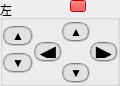
       <widget class="QGroupBox" name="GROUP_LEFT_MANIP">
        <property name="geometry">
         <rect>
          <x>2</x>
          <y>26</y>
          <width>120</width>
          <height>86</height>
         </rect>
        </property>
        <property name="font">
         <font>
          <pointsize>9</pointsize>
          <bold>false</bold>
         </font>
        </property>
        <property name="cursor">
         <cursorShape>ArrowCursor</cursorShape>
        </property>
        <property name="focusPolicy">
         <enum>Qt::NoFocus</enum>
        </property>
        <property name="toolTip">
         <string>&lt;html&gt;&lt;head/&gt;&lt;body&gt;&lt;p align=&quot;center&quot;&gt;快捷键 &amp;quot;L&amp;quot; 选中，ESC取消&lt;/p&gt;&lt;p align=&quot;center&quot;&gt;前：↑ 后：↓ 左：← 右：→&lt;/p&gt;&lt;p align=&quot;center&quot;&gt;上：PageUp 下：PageDown&lt;/p&gt;&lt;/body&gt;&lt;/html&gt;</string>
        </property>
        <property name="styleSheet">
         <string notr="true">QGroupBox{border:none}
background-color: rgb(0, 255, 0);
</string>
        </property>
        <property name="title">
         <string>左</string>
        </property>
        <widget class="QPushButton" name="BTN_LEFT_MANIP_DOWN">
         <property name="geometry">
          <rect>
           <x>3</x>
           <y>53</y>
           <width>30</width>
           <height>20</height>
          </rect>
         </property>
         <property name="cursor">
          <cursorShape>OpenHandCursor</cursorShape>
         </property>
         <property name="focusPolicy">
          <enum>Qt::NoFocus</enum>
         </property>
         <property name="toolTip">
          <string>下移</string>
         </property>
         <property name="styleSheet">
          <string notr="true">QPushButton {
background-color: rgb(225,225,225);
border: 2px groove gray;
padding: 2px;
border-radius: 10px;
}
QPushButton:enabled  {
background-color: rgb(225,225,225);
border: 2px groove gray;
padding: 2px;
border-radius: 10px;
} 
QPushButton:disabled  {
background-color: rgb(100,100,100);
border: 2px groove gray;
padding: 2px;
border-radius: 10px;
}
QPushButton:hover {
	border: 1px solid #3a8ee6;
	border-radius: 10px;
    background-color: rgba(0, 255, 0, 0.7);
}</string>
         </property>
         <property name="text">
          <string>▼</string>
         </property>
        </widget>
        <widget class="QPushButton" name="BTN_LEFT_MANIP_RIGHT">
         <property name="geometry">
          <rect>
           <x>90</x>
           <y>42</y>
           <width>28</width>
           <height>20</height>
          </rect>
         </property>
         <property name="font">
          <font>
           <pointsize>16</pointsize>
          </font>
         </property>
         <property name="cursor">
          <cursorShape>OpenHandCursor</cursorShape>
         </property>
         <property name="focusPolicy">
          <enum>Qt::NoFocus</enum>
         </property>
         <property name="toolTip">
          <string>右移</string>
         </property>
         <property name="styleSheet">
          <string notr="true">QPushButton {
background-color: rgb(225,225,225);
border: 2px groove gray;
padding: 2px;
border-radius: 10px;
}
QPushButton:enabled  {
background-color: rgb(225,225,225);
border: 2px groove gray;
padding: 2px;
border-radius: 10px;
} 
QPushButton:disabled  {
background-color: rgb(100,100,100);
border: 2px groove gray;
padding: 2px;
border-radius: 10px;
}
QPushButton:hover {
	border: 1px solid #3a8ee6;
	border-radius: 10px;
    background-color: rgba(0, 255, 0, 0.7);
}</string>
         </property>
         <property name="text">
          <string>▶</string>
         </property>
        </widget>
        <widget class="QPushButton" name="BTN_LEFT_MANIP_BACK">
         <property name="geometry">
          <rect>
           <x>62</x>
           <y>63</y>
           <width>28</width>
           <height>20</height>
          </rect>
         </property>
         <property name="cursor">
          <cursorShape>OpenHandCursor</cursorShape>
         </property>
         <property name="focusPolicy">
          <enum>Qt::NoFocus</enum>
         </property>
         <property name="toolTip">
          <string>后移</string>
         </property>
         <property name="styleSheet">
          <string notr="true">QPushButton {
background-color: rgb(225,225,225);
border: 2px groove gray;
padding: 2px;
border-radius: 10px;
}
QPushButton:enabled  {
background-color: rgb(225,225,225);
border: 2px groove gray;
padding: 2px;
border-radius: 10px;
} 
QPushButton:disabled  {
background-color: rgb(100,100,100);
border: 2px groove gray;
padding: 2px;
border-radius: 10px;
}
QPushButton:hover {
	border: 1px solid #3a8ee6;
	border-radius: 10px;
    background-color: rgba(0, 255, 0, 0.7);
}</string>
         </property>
         <property name="text">
          <string>▼</string>
         </property>
        </widget>
        <widget class="QPushButton" name="BTN_LEFT_MANIP_FORWARD">
         <property name="geometry">
          <rect>
           <x>62</x>
           <y>22</y>
           <width>28</width>
           <height>20</height>
          </rect>
         </property>
         <property name="cursor">
          <cursorShape>OpenHandCursor</cursorShape>
         </property>
         <property name="focusPolicy">
          <enum>Qt::NoFocus</enum>
         </property>
         <property name="toolTip">
          <string>前移</string>
         </property>
         <property name="styleSheet">
          <string notr="true">QPushButton {
background-color: rgb(225,225,225);
border: 2px groove gray;
padding: 2px;
border-radius: 10px;
}
QPushButton:enabled  {
background-color: rgb(225,225,225);
border: 2px groove gray;
padding: 2px;
border-radius: 10px;
} 
QPushButton:disabled  {
background-color: rgb(100,100,100);
border: 2px groove gray;
padding: 2px;
border-radius: 10px;
}
QPushButton:hover {
	border: 1px solid #3a8ee6;
	border-radius: 10px;
    background-color: rgba(0, 255, 0, 0.7);
}</string>
         </property>
         <property name="text">
          <string>▲</string>
         </property>
        </widget>
        <widget class="QPushButton" name="BTN_LEFT_MANIP_LEFT">
         <property name="geometry">
          <rect>
           <x>34</x>
           <y>42</y>
           <width>28</width>
           <height>20</height>
          </rect>
         </property>
         <property name="font">
          <font>
           <pointsize>16</pointsize>
          </font>
         </property>
         <property name="cursor">
          <cursorShape>OpenHandCursor</cursorShape>
         </property>
         <property name="focusPolicy">
          <enum>Qt::NoFocus</enum>
         </property>
         <property name="toolTip">
          <string>左移</string>
         </property>
         <property name="styleSheet">
          <string notr="true">QPushButton {
background-color: rgb(225,225,225);
border: 2px groove gray;
padding: 2px;
border-radius: 10px;
}
QPushButton:enabled  {
background-color: rgb(225,225,225);
border: 2px groove gray;
padding: 2px;
border-radius: 10px;
} 
QPushButton:disabled  {
background-color: rgb(100,100,100);
border: 2px groove gray;
padding: 2px;
border-radius: 10px;
}
QPushButton:hover {
	border: 1px solid #3a8ee6;
	border-radius: 10px;
    background-color: rgba(0, 255, 0, 0.7);
}</string>
         </property>
         <property name="text">
          <string>◀</string>
         </property>
        </widget>
        <widget class="QPushButton" name="BTN_LEFT_MANIP_UP">
         <property name="geometry">
          <rect>
           <x>3</x>
           <y>26</y>
           <width>30</width>
           <height>20</height>
          </rect>
         </property>
         <property name="cursor">
          <cursorShape>OpenHandCursor</cursorShape>
         </property>
         <property name="mouseTracking">
          <bool>true</bool>
         </property>
         <property name="focusPolicy">
          <enum>Qt::NoFocus</enum>
         </property>
         <property name="toolTip">
          <string>上移</string>
         </property>
         <property name="toolTipDuration">
          <number>0</number>
         </property>
         <property name="statusTip">
          <string/>
         </property>
         <property name="whatsThis">
          <string/>
         </property>
         <property name="styleSheet">
          <string notr="true">QPushButton {
background-color: rgb(225,225,225);
border: 2px groove gray;
padding: 2px;
border-radius: 10px;
}
QPushButton:enabled  {
background-color: rgb(225,225,225);
border: 2px groove gray;
padding: 2px;
border-radius: 10px;
} 
QPushButton:disabled  {
background-color: rgb(100,100,100);
border: 2px groove gray;
padding: 2px;
border-radius: 10px;
}
QPushButton:hover {
	border: 1px solid #3a8ee6;
	border-radius: 10px;
    background-color: rgba(0, 255, 0, 0.7);
}</string>
         </property>
         <property name="text">
          <string>▲</string>
         </property>
        </widget>
        <widget class="QPushButton" name="LED_LEFT_MANIP">
         <property name="geometry">
          <rect>
           <x>70</x>
           <y>0</y>
           <width>16</width>
           <height>12</height>
          </rect>
         </property>
         <property name="cursor">
          <cursorShape>PointingHandCursor</cursorShape>
         </property>
         <property name="focusPolicy">
          <enum>Qt::NoFocus</enum>
         </property>
         <property name="toolTip">
          <string>&lt;html&gt;&lt;head/&gt;&lt;body&gt;&lt;p align=&quot;center&quot;&gt;未连接&lt;/p&gt;&lt;p align=&quot;center&quot;&gt;单击连接&lt;/p&gt;&lt;/body&gt;&lt;/html&gt;</string>
         </property>
         <property name="styleSheet">
          <string notr="true">background-color: red;</string>
         </property>
         <property name="text">
          <string/>
         </property>
         <property name="iconSize">
          <size>
           <width>16</width>
           <height>12</height>
          </size>
         </property>
        </widget>
       </widget>
